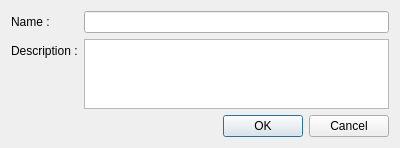
<?xml version="1.0" encoding="UTF-8"?>
<ui version="4.0">
 <class>NewRoundDialog</class>
 <widget class="QDialog" name="NewRoundDialog">
  <property name="geometry">
   <rect>
    <x>0</x>
    <y>0</y>
    <width>400</width>
    <height>148</height>
   </rect>
  </property>
  <property name="windowTitle">
   <string>New Round</string>
  </property>
  <layout class="QVBoxLayout" name="verticalLayout">
   <item>
    <layout class="QFormLayout" name="formLayout">
     <item row="0" column="0">
      <widget class="QLabel" name="label">
       <property name="text">
        <string>Name :</string>
       </property>
      </widget>
     </item>
     <item row="0" column="1">
      <widget class="QLineEdit" name="m_le_name"/>
     </item>
     <item row="1" column="0">
      <widget class="QLabel" name="label_2">
       <property name="text">
        <string>Description :</string>
       </property>
      </widget>
     </item>
     <item row="1" column="1">
      <widget class="QTextEdit" name="m_te_description"/>
     </item>
    </layout>
   </item>
   <item>
    <widget class="QDialogButtonBox" name="m_button_box">
     <property name="orientation">
      <enum>Qt::Horizontal</enum>
     </property>
     <property name="standardButtons">
      <set>QDialogButtonBox::Cancel|QDialogButtonBox::Ok</set>
     </property>
    </widget>
   </item>
  </layout>
 </widget>
 <resources/>
 <connections>
  <connection>
   <sender>m_button_box</sender>
   <signal>rejected()</signal>
   <receiver>NewRoundDialog</receiver>
   <slot>reject()</slot>
   <hints>
    <hint type="sourcelabel">
     <x>316</x>
     <y>260</y>
    </hint>
    <hint type="destinationlabel">
     <x>286</x>
     <y>274</y>
    </hint>
   </hints>
  </connection>
 </connections>
</ui>
